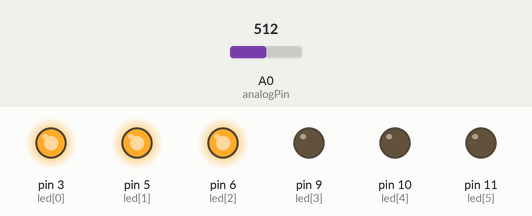
This sketch was run on a simulated Arduino Uno, built with avr-gcc and run on an emulated ATmega328P. Shown: output pins drawn as LEDs (lit = HIGH). Inputs (shaded band) come from the test bench; at power-on: A0 (analogPin) = 512.

Above: at 1.2 s.
1.3 s: A0 (analogPin) set to 571
2.8 s: A0 (analogPin) set to 593
At 4.0 s:
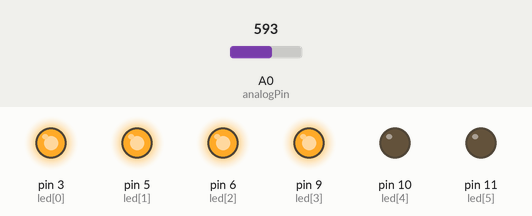
4.3 s: A0 (analogPin) set to 306
At 5.3 s:
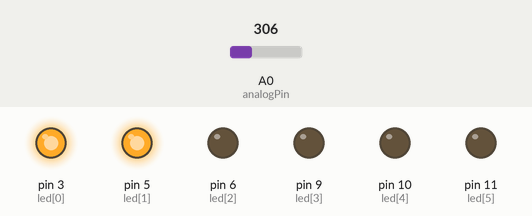
5.8 s: A0 (analogPin) set to 281
At 6.4 s:
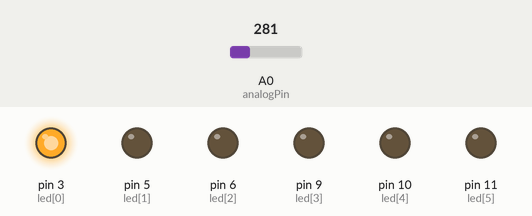
7.3 s: A0 (analogPin) set to 157
8.8 s: A0 (analogPin) set to 137
At 9.9 s:
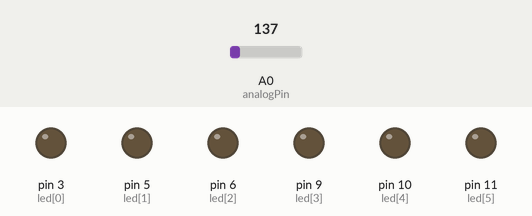
Timing chart, 0 to 11.3 s (numbered marks = the images above; inputs shaded):
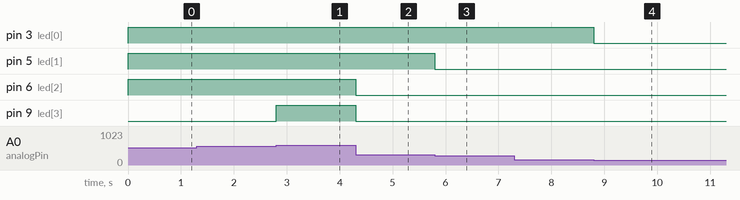

The sketch:

5_3.ino
```cpp
const int led[6] = {3, 5, 6, 9, 10, 11};
const int analogPin = A0;


void setup() {
  for(int i = 0; i<6;i++) {
    pinMode(led[i], OUTPUT);
  }

}

void loop() {
  int analogInput = analogRead(analogPin);
  for (int i = 0; i<6; i++) {
    if (analogInput > 1024 / 7 * (1+i)) {
      digitalWrite(led[i], HIGH);
    }
    else {
      digitalWrite(led[i], LOW);
    }
  }

}
```

Measured:
- the behaviour switches between 584 and 585 on A0 (analogPin) (found by bisection; images 0 and 1)
- the behaviour switches between 293 and 292 on A0 (analogPin) (found by bisection; images 2 and 3)
- the behaviour switches between 147 and 146 on A0 (analogPin) (found by bisection; images 3 and 4)
- after the input at 1.3 s, every drawn part: stays the same
- after the input at 2.8 s, pin 9 (led[3]): LOW → HIGH at once
- after the input at 4.3 s, pin 6 (led[2]), pin 9 (led[3]): HIGH → LOW at once
- after the input at 5.8 s, pin 5 (led[1]): HIGH → LOW at once
- after the input at 7.3 s, every drawn part: stays the same
- after the input at 8.8 s, pin 3 (led[0]): HIGH → LOW at once
